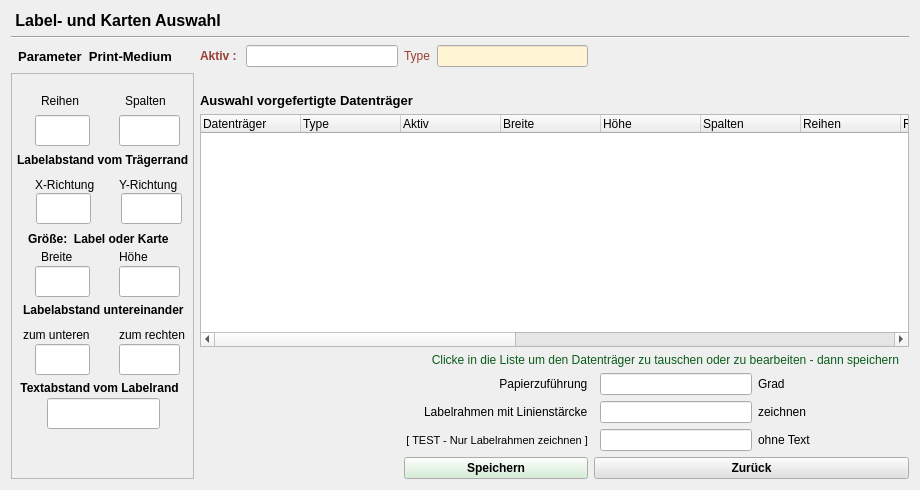
<ui version="4.0" >
 <class>medium</class>
 <widget class="QDialog" name="medium" >
  <property name="geometry" >
   <rect>
    <x>0</x>
    <y>0</y>
    <width>920</width>
    <height>490</height>
   </rect>
  </property>
  <property name="font" >
   <font>
    <pointsize>9</pointsize>
    <weight>75</weight>
    <bold>true</bold>
   </font>
  </property>
  <property name="windowTitle" >
   <string>Dialog</string>
  </property>
  <layout class="QGridLayout" >
   <item row="0" column="0" colspan="8" >
    <widget class="QLabel" name="label_15" >
     <property name="font" >
      <font>
       <pointsize>12</pointsize>
      </font>
     </property>
     <property name="text" >
      <string> Label- und Karten Auswahl</string>
     </property>
    </widget>
   </item>
   <item row="1" column="0" colspan="8" >
    <widget class="Line" name="line" >
     <property name="orientation" >
      <enum>Qt::Horizontal</enum>
     </property>
    </widget>
   </item>
   <item row="2" column="0" >
    <widget class="QLabel" name="label" >
     <property name="font" >
      <font>
       <pointsize>10</pointsize>
       <weight>75</weight>
       <bold>true</bold>
      </font>
     </property>
     <property name="text" >
      <string>  Parameter  Print-Medium      </string>
     </property>
    </widget>
   </item>
   <item row="2" column="1" >
    <widget class="QLabel" name="label_24" >
     <property name="palette" >
      <palette>
       <active>
        <colorrole role="WindowText" >
         <brush brushstyle="SolidPattern" >
          <color alpha="255" >
           <red>155</red>
           <green>62</green>
           <blue>54</blue>
          </color>
         </brush>
        </colorrole>
       </active>
       <inactive>
        <colorrole role="WindowText" >
         <brush brushstyle="SolidPattern" >
          <color alpha="255" >
           <red>155</red>
           <green>62</green>
           <blue>54</blue>
          </color>
         </brush>
        </colorrole>
       </inactive>
       <disabled>
        <colorrole role="WindowText" >
         <brush brushstyle="SolidPattern" >
          <color alpha="255" >
           <red>119</red>
           <green>119</green>
           <blue>119</blue>
          </color>
         </brush>
        </colorrole>
       </disabled>
      </palette>
     </property>
     <property name="text" >
      <string>Aktiv : </string>
     </property>
    </widget>
   </item>
   <item row="2" column="2" >
    <widget class="QLineEdit" name="TraegerW" >
     <property name="palette" >
      <palette>
       <active>
        <colorrole role="Text" >
         <brush brushstyle="SolidPattern" >
          <color alpha="255" >
           <red>155</red>
           <green>62</green>
           <blue>54</blue>
          </color>
         </brush>
        </colorrole>
       </active>
       <inactive>
        <colorrole role="Text" >
         <brush brushstyle="SolidPattern" >
          <color alpha="255" >
           <red>155</red>
           <green>62</green>
           <blue>54</blue>
          </color>
         </brush>
        </colorrole>
       </inactive>
       <disabled>
        <colorrole role="Text" >
         <brush brushstyle="SolidPattern" >
          <color alpha="255" >
           <red>119</red>
           <green>119</green>
           <blue>119</blue>
          </color>
         </brush>
        </colorrole>
       </disabled>
      </palette>
     </property>
     <property name="font" >
      <font>
       <weight>50</weight>
       <bold>false</bold>
      </font>
     </property>
     <property name="text" >
      <string/>
     </property>
    </widget>
   </item>
   <item row="2" column="3" >
    <widget class="QLabel" name="label_16" >
     <property name="palette" >
      <palette>
       <active>
        <colorrole role="WindowText" >
         <brush brushstyle="SolidPattern" >
          <color alpha="255" >
           <red>155</red>
           <green>62</green>
           <blue>54</blue>
          </color>
         </brush>
        </colorrole>
       </active>
       <inactive>
        <colorrole role="WindowText" >
         <brush brushstyle="SolidPattern" >
          <color alpha="255" >
           <red>155</red>
           <green>62</green>
           <blue>54</blue>
          </color>
         </brush>
        </colorrole>
       </inactive>
       <disabled>
        <colorrole role="WindowText" >
         <brush brushstyle="SolidPattern" >
          <color alpha="255" >
           <red>119</red>
           <green>119</green>
           <blue>119</blue>
          </color>
         </brush>
        </colorrole>
       </disabled>
      </palette>
     </property>
     <property name="font" >
      <font>
       <weight>50</weight>
       <bold>false</bold>
      </font>
     </property>
     <property name="text" >
      <string>Type</string>
     </property>
    </widget>
   </item>
   <item row="2" column="4" >
    <widget class="QLineEdit" name="TraegerTypeW" >
     <property name="enabled" >
      <bool>true</bool>
     </property>
     <property name="palette" >
      <palette>
       <active>
        <colorrole role="Text" >
         <brush brushstyle="SolidPattern" >
          <color alpha="255" >
           <red>155</red>
           <green>62</green>
           <blue>54</blue>
          </color>
         </brush>
        </colorrole>
        <colorrole role="Base" >
         <brush brushstyle="SolidPattern" >
          <color alpha="255" >
           <red>255</red>
           <green>244</green>
           <blue>211</blue>
          </color>
         </brush>
        </colorrole>
       </active>
       <inactive>
        <colorrole role="Text" >
         <brush brushstyle="SolidPattern" >
          <color alpha="255" >
           <red>155</red>
           <green>62</green>
           <blue>54</blue>
          </color>
         </brush>
        </colorrole>
        <colorrole role="Base" >
         <brush brushstyle="SolidPattern" >
          <color alpha="255" >
           <red>255</red>
           <green>244</green>
           <blue>211</blue>
          </color>
         </brush>
        </colorrole>
       </inactive>
       <disabled>
        <colorrole role="Text" >
         <brush brushstyle="SolidPattern" >
          <color alpha="255" >
           <red>119</red>
           <green>119</green>
           <blue>119</blue>
          </color>
         </brush>
        </colorrole>
        <colorrole role="Base" >
         <brush brushstyle="SolidPattern" >
          <color alpha="255" >
           <red>255</red>
           <green>255</green>
           <blue>255</blue>
          </color>
         </brush>
        </colorrole>
       </disabled>
      </palette>
     </property>
    </widget>
   </item>
   <item row="2" column="7" >
    <spacer>
     <property name="orientation" >
      <enum>Qt::Horizontal</enum>
     </property>
     <property name="sizeHint" stdset="0" >
      <size>
       <width>40</width>
       <height>20</height>
      </size>
     </property>
    </spacer>
   </item>
   <item rowspan="8" row="3" column="0" >
    <widget class="QFrame" name="frame" >
     <property name="frameShape" >
      <enum>QFrame::StyledPanel</enum>
     </property>
     <property name="frameShadow" >
      <enum>QFrame::Raised</enum>
     </property>
     <widget class="QLineEdit" name="RowsW" >
      <property name="geometry" >
       <rect>
        <x>24</x>
        <y>42</y>
        <width>55</width>
        <height>31</height>
       </rect>
      </property>
      <property name="font" >
       <font>
        <weight>50</weight>
        <bold>false</bold>
       </font>
      </property>
     </widget>
     <widget class="QLineEdit" name="ColsW" >
      <property name="geometry" >
       <rect>
        <x>108</x>
        <y>42</y>
        <width>61</width>
        <height>31</height>
       </rect>
      </property>
      <property name="font" >
       <font>
        <weight>50</weight>
        <bold>false</bold>
       </font>
      </property>
     </widget>
     <widget class="QLabel" name="label_3" >
      <property name="geometry" >
       <rect>
        <x>30</x>
        <y>18</y>
        <width>49</width>
        <height>20</height>
       </rect>
      </property>
      <property name="font" >
       <font>
        <weight>50</weight>
        <bold>false</bold>
       </font>
      </property>
      <property name="text" >
       <string>Reihen</string>
      </property>
     </widget>
     <widget class="QLabel" name="label_4" >
      <property name="geometry" >
       <rect>
        <x>114</x>
        <y>18</y>
        <width>55</width>
        <height>20</height>
       </rect>
      </property>
      <property name="font" >
       <font>
        <weight>50</weight>
        <bold>false</bold>
       </font>
      </property>
      <property name="text" >
       <string>Spalten</string>
      </property>
     </widget>
     <widget class="QLabel" name="label_5" >
      <property name="geometry" >
       <rect>
        <x>6</x>
        <y>78</y>
        <width>193</width>
        <height>18</height>
       </rect>
      </property>
      <property name="text" >
       <string>Labelabstand vom Trägerrand</string>
      </property>
     </widget>
     <widget class="QLabel" name="label_6" >
      <property name="geometry" >
       <rect>
        <x>24</x>
        <y>102</y>
        <width>73</width>
        <height>20</height>
       </rect>
      </property>
      <property name="font" >
       <font>
        <weight>50</weight>
        <bold>false</bold>
       </font>
      </property>
      <property name="text" >
       <string>X-Richtung</string>
      </property>
     </widget>
     <widget class="QLabel" name="label_7" >
      <property name="geometry" >
       <rect>
        <x>108</x>
        <y>102</y>
        <width>73</width>
        <height>20</height>
       </rect>
      </property>
      <property name="font" >
       <font>
        <weight>50</weight>
        <bold>false</bold>
       </font>
      </property>
      <property name="text" >
       <string>Y-Richtung</string>
      </property>
     </widget>
     <widget class="QLineEdit" name="RimxW" >
      <property name="geometry" >
       <rect>
        <x>25</x>
        <y>120</y>
        <width>55</width>
        <height>31</height>
       </rect>
      </property>
      <property name="font" >
       <font>
        <weight>50</weight>
        <bold>false</bold>
       </font>
      </property>
     </widget>
     <widget class="QLineEdit" name="RimyW" >
      <property name="geometry" >
       <rect>
        <x>110</x>
        <y>120</y>
        <width>61</width>
        <height>31</height>
       </rect>
      </property>
      <property name="font" >
       <font>
        <weight>50</weight>
        <bold>false</bold>
       </font>
      </property>
     </widget>
     <widget class="QLabel" name="label_8" >
      <property name="geometry" >
       <rect>
        <x>17</x>
        <y>156</y>
        <width>157</width>
        <height>20</height>
       </rect>
      </property>
      <property name="text" >
       <string>Größe:  Label oder Karte</string>
      </property>
     </widget>
     <widget class="QLabel" name="label_9" >
      <property name="geometry" >
       <rect>
        <x>30</x>
        <y>174</y>
        <width>43</width>
        <height>20</height>
       </rect>
      </property>
      <property name="font" >
       <font>
        <weight>50</weight>
        <bold>false</bold>
       </font>
      </property>
      <property name="text" >
       <string>Breite</string>
      </property>
     </widget>
     <widget class="QLabel" name="label_10" >
      <property name="geometry" >
       <rect>
        <x>108</x>
        <y>174</y>
        <width>67</width>
        <height>20</height>
       </rect>
      </property>
      <property name="font" >
       <font>
        <weight>50</weight>
        <bold>false</bold>
       </font>
      </property>
      <property name="text" >
       <string>Höhe</string>
      </property>
     </widget>
     <widget class="QLineEdit" name="BreiteW" >
      <property name="geometry" >
       <rect>
        <x>24</x>
        <y>193</y>
        <width>55</width>
        <height>31</height>
       </rect>
      </property>
      <property name="font" >
       <font>
        <weight>50</weight>
        <bold>false</bold>
       </font>
      </property>
     </widget>
     <widget class="QLineEdit" name="HoeheW" >
      <property name="geometry" >
       <rect>
        <x>108</x>
        <y>193</y>
        <width>61</width>
        <height>31</height>
       </rect>
      </property>
      <property name="font" >
       <font>
        <weight>50</weight>
        <bold>false</bold>
       </font>
      </property>
     </widget>
     <widget class="QLabel" name="label_11" >
      <property name="geometry" >
       <rect>
        <x>12</x>
        <y>228</y>
        <width>181</width>
        <height>18</height>
       </rect>
      </property>
      <property name="text" >
       <string>Labelabstand untereinander</string>
      </property>
     </widget>
     <widget class="QLabel" name="label_12" >
      <property name="geometry" >
       <rect>
        <x>12</x>
        <y>252</y>
        <width>79</width>
        <height>20</height>
       </rect>
      </property>
      <property name="font" >
       <font>
        <weight>50</weight>
        <bold>false</bold>
       </font>
      </property>
      <property name="text" >
       <string>zum unteren</string>
      </property>
     </widget>
     <widget class="QLabel" name="label_13" >
      <property name="geometry" >
       <rect>
        <x>108</x>
        <y>252</y>
        <width>79</width>
        <height>20</height>
       </rect>
      </property>
      <property name="font" >
       <font>
        <weight>50</weight>
        <bold>false</bold>
       </font>
      </property>
      <property name="text" >
       <string>zum rechten</string>
      </property>
     </widget>
     <widget class="QLineEdit" name="DifyW" >
      <property name="geometry" >
       <rect>
        <x>24</x>
        <y>271</y>
        <width>55</width>
        <height>31</height>
       </rect>
      </property>
      <property name="font" >
       <font>
        <weight>50</weight>
        <bold>false</bold>
       </font>
      </property>
     </widget>
     <widget class="QLineEdit" name="DifxW" >
      <property name="geometry" >
       <rect>
        <x>108</x>
        <y>271</y>
        <width>61</width>
        <height>31</height>
       </rect>
      </property>
      <property name="font" >
       <font>
        <weight>50</weight>
        <bold>false</bold>
       </font>
      </property>
     </widget>
     <widget class="QLabel" name="label_14" >
      <property name="geometry" >
       <rect>
        <x>6</x>
        <y>306</y>
        <width>187</width>
        <height>18</height>
       </rect>
      </property>
      <property name="text" >
       <string> Textabstand vom Labelrand</string>
      </property>
     </widget>
     <widget class="QLineEdit" name="PrTextW" >
      <property name="geometry" >
       <rect>
        <x>36</x>
        <y>325</y>
        <width>113</width>
        <height>31</height>
       </rect>
      </property>
      <property name="font" >
       <font>
        <weight>50</weight>
        <bold>false</bold>
       </font>
      </property>
     </widget>
     <widget class="QLabel" name="label_2" >
      <property name="geometry" >
       <rect>
        <x>6</x>
        <y>360</y>
        <width>187</width>
        <height>18</height>
       </rect>
      </property>
      <property name="text" >
       <string/>
      </property>
     </widget>
    </widget>
   </item>
   <item row="3" column="1" colspan="7" >
    <widget class="QLabel" name="label_23" >
     <property name="text" >
      <string/>
     </property>
    </widget>
   </item>
   <item row="4" column="1" colspan="7" >
    <widget class="QLabel" name="label_17" >
     <property name="font" >
      <font>
       <pointsize>10</pointsize>
      </font>
     </property>
     <property name="text" >
      <string>Auswahl vorgefertigte Datenträger</string>
     </property>
    </widget>
   </item>
   <item row="5" column="1" colspan="7" >
    <widget class="QTreeWidget" name="mediumList" >
     <property name="font" >
      <font>
       <weight>50</weight>
       <bold>false</bold>
      </font>
     </property>
     <property name="focusPolicy" >
      <enum>Qt::NoFocus</enum>
     </property>
     <property name="rootIsDecorated" >
      <bool>false</bool>
     </property>
     <column>
      <property name="text" >
       <string>Datenträger</string>
      </property>
     </column>
     <column>
      <property name="text" >
       <string>Type</string>
      </property>
     </column>
     <column>
      <property name="text" >
       <string>Aktiv</string>
      </property>
     </column>
     <column>
      <property name="text" >
       <string>Breite</string>
      </property>
     </column>
     <column>
      <property name="text" >
       <string>Höhe</string>
      </property>
     </column>
     <column>
      <property name="text" >
       <string>Spalten</string>
      </property>
     </column>
     <column>
      <property name="text" >
       <string>Reihen</string>
      </property>
     </column>
     <column>
      <property name="text" >
       <string>Rand_x</string>
      </property>
     </column>
     <column>
      <property name="text" >
       <string>Rand_y</string>
      </property>
     </column>
     <column>
      <property name="text" >
       <string>L.Abstand_x</string>
      </property>
     </column>
     <column>
      <property name="text" >
       <string>L.Abstand_y</string>
      </property>
     </column>
     <column>
      <property name="text" >
       <string>Text.Pos</string>
      </property>
     </column>
     <column>
      <property name="text" >
       <string>Drucker</string>
      </property>
     </column>
     <column>
      <property name="text" >
       <string>Zuf.</string>
      </property>
     </column>
     <column>
      <property name="text" >
       <string>Rahmen</string>
      </property>
     </column>
     <column>
      <property name="text" >
       <string>Just.</string>
      </property>
     </column>
    </widget>
   </item>
   <item row="6" column="1" colspan="7" >
    <widget class="QLabel" name="label_22" >
     <property name="palette" >
      <palette>
       <active>
        <colorrole role="WindowText" >
         <brush brushstyle="SolidPattern" >
          <color alpha="255" >
           <red>10</red>
           <green>92</green>
           <blue>26</blue>
          </color>
         </brush>
        </colorrole>
       </active>
       <inactive>
        <colorrole role="WindowText" >
         <brush brushstyle="SolidPattern" >
          <color alpha="255" >
           <red>10</red>
           <green>92</green>
           <blue>26</blue>
          </color>
         </brush>
        </colorrole>
       </inactive>
       <disabled>
        <colorrole role="WindowText" >
         <brush brushstyle="SolidPattern" >
          <color alpha="255" >
           <red>119</red>
           <green>119</green>
           <blue>119</blue>
          </color>
         </brush>
        </colorrole>
       </disabled>
      </palette>
     </property>
     <property name="font" >
      <font>
       <weight>50</weight>
       <bold>false</bold>
      </font>
     </property>
     <property name="text" >
      <string>Clicke in die Liste um den Datenträger zu tauschen oder zu bearbeiten - dann speichern   </string>
     </property>
     <property name="alignment" >
      <set>Qt::AlignRight|Qt::AlignTrailing|Qt::AlignVCenter</set>
     </property>
    </widget>
   </item>
   <item row="7" column="4" colspan="2" >
    <widget class="QLabel" name="label_25" >
     <property name="font" >
      <font>
       <weight>50</weight>
       <bold>false</bold>
      </font>
     </property>
     <property name="text" >
      <string>Papierzuführung  </string>
     </property>
     <property name="alignment" >
      <set>Qt::AlignRight|Qt::AlignTrailing|Qt::AlignVCenter</set>
     </property>
    </widget>
   </item>
   <item row="7" column="6" >
    <widget class="QLineEdit" name="ZufW" >
     <property name="font" >
      <font>
       <weight>50</weight>
       <bold>false</bold>
      </font>
     </property>
    </widget>
   </item>
   <item row="7" column="7" >
    <widget class="QLabel" name="label_26" >
     <property name="font" >
      <font>
       <weight>50</weight>
       <bold>false</bold>
      </font>
     </property>
     <property name="text" >
      <string>Grad</string>
     </property>
    </widget>
   </item>
   <item row="8" column="1" colspan="5" >
    <widget class="QLabel" name="label_18" >
     <property name="font" >
      <font>
       <weight>50</weight>
       <bold>false</bold>
      </font>
     </property>
     <property name="text" >
      <string>Labelrahmen mit Linienstärcke  </string>
     </property>
     <property name="alignment" >
      <set>Qt::AlignRight|Qt::AlignTrailing|Qt::AlignVCenter</set>
     </property>
    </widget>
   </item>
   <item row="8" column="6" >
    <widget class="QLineEdit" name="FrameW" >
     <property name="font" >
      <font>
       <weight>50</weight>
       <bold>false</bold>
      </font>
     </property>
    </widget>
   </item>
   <item row="8" column="7" >
    <widget class="QLabel" name="label_19" >
     <property name="font" >
      <font>
       <weight>50</weight>
       <bold>false</bold>
      </font>
     </property>
     <property name="text" >
      <string>zeichnen      </string>
     </property>
    </widget>
   </item>
   <item row="9" column="1" colspan="5" >
    <widget class="QLabel" name="label_20" >
     <property name="font" >
      <font>
       <pointsize>8</pointsize>
       <weight>50</weight>
       <bold>false</bold>
      </font>
     </property>
     <property name="text" >
      <string>[ TEST - Nur Labelrahmen zeichnen ]  </string>
     </property>
     <property name="alignment" >
      <set>Qt::AlignRight|Qt::AlignTrailing|Qt::AlignVCenter</set>
     </property>
    </widget>
   </item>
   <item row="9" column="6" >
    <widget class="QLineEdit" name="JustW" >
     <property name="font" >
      <font>
       <weight>50</weight>
       <bold>false</bold>
      </font>
     </property>
    </widget>
   </item>
   <item row="9" column="7" >
    <widget class="QLabel" name="label_21" >
     <property name="font" >
      <font>
       <weight>50</weight>
       <bold>false</bold>
      </font>
     </property>
     <property name="text" >
      <string>ohne Text       </string>
     </property>
    </widget>
   </item>
   <item row="10" column="3" colspan="2" >
    <widget class="QPushButton" name="ButtonUpdate" >
     <property name="palette" >
      <palette>
       <active>
        <colorrole role="Button" >
         <brush brushstyle="SolidPattern" >
          <color alpha="255" >
           <red>206</red>
           <green>238</green>
           <blue>208</blue>
          </color>
         </brush>
        </colorrole>
       </active>
       <inactive>
        <colorrole role="Button" >
         <brush brushstyle="SolidPattern" >
          <color alpha="255" >
           <red>206</red>
           <green>238</green>
           <blue>208</blue>
          </color>
         </brush>
        </colorrole>
       </inactive>
       <disabled>
        <colorrole role="Button" >
         <brush brushstyle="SolidPattern" >
          <color alpha="255" >
           <red>206</red>
           <green>238</green>
           <blue>208</blue>
          </color>
         </brush>
        </colorrole>
       </disabled>
      </palette>
     </property>
     <property name="focusPolicy" >
      <enum>Qt::NoFocus</enum>
     </property>
     <property name="text" >
      <string>Speichern</string>
     </property>
    </widget>
   </item>
   <item row="10" column="5" colspan="3" >
    <widget class="QPushButton" name="ButtonEnde" >
     <property name="palette" >
      <palette>
       <active>
        <colorrole role="Button" >
         <brush brushstyle="SolidPattern" >
          <color alpha="255" >
           <red>225</red>
           <green>225</green>
           <blue>225</blue>
          </color>
         </brush>
        </colorrole>
       </active>
       <inactive>
        <colorrole role="Button" >
         <brush brushstyle="SolidPattern" >
          <color alpha="255" >
           <red>225</red>
           <green>225</green>
           <blue>225</blue>
          </color>
         </brush>
        </colorrole>
       </inactive>
       <disabled>
        <colorrole role="Button" >
         <brush brushstyle="SolidPattern" >
          <color alpha="255" >
           <red>225</red>
           <green>225</green>
           <blue>225</blue>
          </color>
         </brush>
        </colorrole>
       </disabled>
      </palette>
     </property>
     <property name="focusPolicy" >
      <enum>Qt::NoFocus</enum>
     </property>
     <property name="text" >
      <string>Zurück</string>
     </property>
    </widget>
   </item>
  </layout>
 </widget>
 <resources/>
 <connections/>
</ui>
